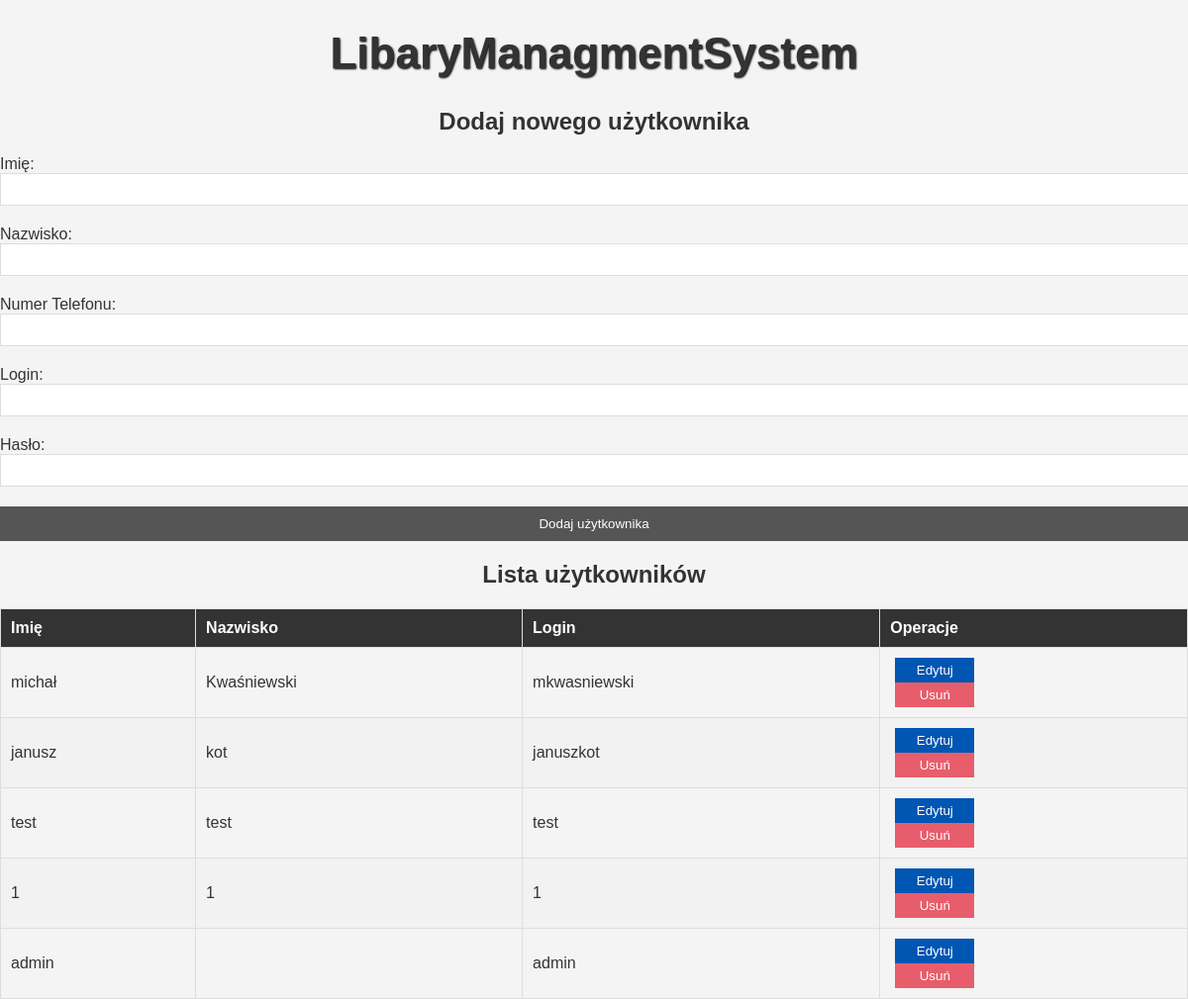
The page /manage_users.php on the database its author committed.
### tables this page shows
CREATE TABLE `uzytkownicy` (
  `UzytkownikID` int(11) NOT NULL,
  `Imie` varchar(255) NOT NULL,
  `Nazwisko` varchar(255) NOT NULL,
  `Numer_telefonu` varchar(15) DEFAULT NULL,
  `Login` varchar(50) NOT NULL,
  `Haslo` varchar(255) NOT NULL,
  `Rola` enum('Admin','Uzytkownik') NOT NULL
);

### manage_users.php (the view, shortened to what this page needs)
<!DOCTYPE html>
<html lang="pl">
<head>
    <link rel="stylesheet" href="style.css">
</head>
<body>
    <div class="manage-users-container">
        <a href="admin.php" class="link-title"><h1>LibaryManagmentSystem</h1></a>
        <h2>Dodaj nowego użytkownika</h2>
        <form action="add_user.php" method="post">
            Imię: <input type="text" name="fname"><br>
            Nazwisko: <input type="text" name="lname"><br>
            Numer Telefonu: <input type="tel" name="phone"><br>
            Login: <input type="text" name="username"><br>
            Hasło: <input type="password" name="password"><br>
            <input type="submit" value="Dodaj użytkownika">
        </form>
        <h2>Lista użytkowników</h2>
        <table>
            <thead>
                <tr>
                    <th>Imię</th>
                    <th>Nazwisko</th>
                    <th>Login</th>
                    <th>Operacje</th>
                </tr>
            </thead>
            <tbody>
            <?php
                include 'config.php';
                $sql = "SELECT UzytkownikID, Imie, Nazwisko, Login FROM Uzytkownicy";
                $result = mysqli_query($conn, $sql);
                if (mysqli_num_rows($result) > 0) {
                    while ($uzytkownik = mysqli_fetch_assoc($result)) {
                        echo "<tr>";
                        echo "<td>" . htmlspecialchars($uzytkownik['Imie']) . "</td>";
                        echo "<td>" . htmlspecialchars($uzytkownik['Nazwisko']) . "</td>";
                        echo "<td>" . htmlspecialchars($uzytkownik['Login']) . "</td>";
                        echo "<td>";
                        echo "<a href='edit_user.php?uzytkownikID=" . $uzytkownik['UzytkownikID'] . "' class='button-link'>";
                        echo "<button class='edit-link'>Edytuj</button>";
                        echo "</a>";
                        echo "<form action='delete_user.php' method='post' onsubmit='return confirm(\"Czy na pewno chcesz usunąć tego użytkownika?\");'>";
                        echo "<button type='submit' class='delete-button'>Usuń</button>";
                        echo "</form>";
                        echo "</td>";
                        echo "</tr>";
                    }
                } else {
                    echo "<tr><td colspan='4'>Brak użytkowników.</td></tr>";
                }
            ?>
            </tbody>
        </table>
    </div>
</body>
</html>

### style.css (style rules this page uses)
body { font-family: Arial, sans-serif; margin: 0; padding: 0; background-color: #f4f4f4; color: #333; }
input[type="text"], input[type="password"], input[type="tel"] { width: 100%; padding: 8px; margin-bottom: 20px; border: 1px solid #ddd; }
input[type="submit"] { width: 100%; padding: 10px; background-color: #555; color: white; border: none; cursor: pointer; }
table { width: 100%; border-collapse: collapse; margin-top: 20px; }
table, th, td { border: 1px solid #ddd; }
th, td { padding: 10px; text-align: left; }
th { background-color: #333; color: white; }
tr:nth-child(even) { background-color: #f2f2f2; }
.edit-link, .delete-button { padding: 5px 10px; border: none; color: white; text-decoration: none; display: inline-block; cursor: pointer; width: 80px; text-align: center; }
.delete-button { background-color: #e85d6b; margin-left: 5px; }
.edit-link { background-color: #0056b3; margin-left: 5px; }
h1 { text-align: center; font-size: 44px; }
h2, h3 { text-align: center; }
.link-title { text-decoration: none; font-size: 24px; color: #333; font-weight: bold; text-shadow: 1px 1px 2px #000; }

### rows shown on the page
uzytkownicy: Imie "michał", Nazwisko "Kwaśniewski", Login "mkwasniewski"
uzytkownicy: Imie "janusz", Nazwisko "kot", Login "januszkot"
uzytkownicy: Imie "test", Nazwisko "test", Login "test"
uzytkownicy: Imie "1", Nazwisko "1", Login "1"
uzytkownicy: Imie "admin", Login "admin"
